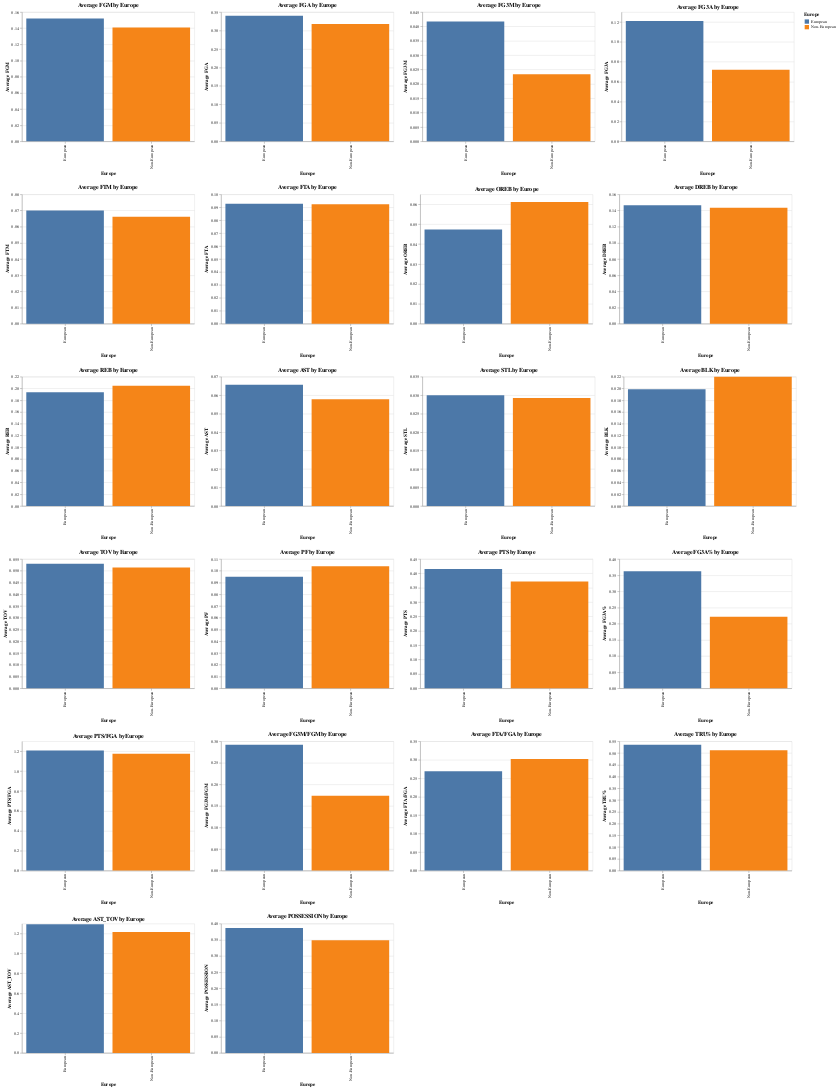

Notebook cell for this chart:
### Code cell
import altair as alt
import pandas as pd
import altair_saver


# Annahme: Sie haben zwei DataFrames: data_per_min_europe_regular und data_per_min_usa_regular

# Fügen Sie eine neue Spalte hinzu, um anzuzeigen, ob der Spieler Europäer ist oder nicht
europe_F_regular['Europe'] = 'European'
non_europe_F_regular['Europe'] = 'Non-European'

# Kombinieren Sie die beiden DataFrames
combined_df = pd.concat([europe_F_regular, non_europe_F_regular])

# Liste der Metriken, die geplottet werden sollen
metrics = ['FGM', 'FGA', 'FG3M', 'FG3A', 'FTM', 'FTA', 
           'OREB', 'DREB', 'REB', 'AST', 'STL', 'BLK', 'TOV', 
           'PF', 'PTS', 'FG3A%', 'PTS/FGA', 'FG3M/FGM', 'FTA/FGA', 
           'TRU%', 'AST_TOV', 'POSSESSION']

# Liste zum Speichern der Diagramme
charts = []

# Einen Bruchteil des kombinierten DataFrame auswählen
sampled_df = combined_df.sample(frac=0.5)  # Passen Sie den Bruchteil bei Bedarf an

# Für jede Metrik ein gruppiertes Balkendiagramm erstellen und die Diagramme in eine Liste speichern
for metric in metrics:
    chart = alt.Chart(sampled_df).mark_bar().encode(
        x=alt.X('Europe:N', title='Europe'),
        y=alt.Y(f'mean({metric}):Q', title=f'Average {metric}'),
        color=alt.Color('Europe:N', legend=alt.Legend(title='Europe'))
    ).properties(
        title=f'Average {metric} by Europe',
        width=400,
        height=300
    )
    charts.append(chart)

# Diagramme in sechs Zeilen stapeln
alt_row = alt.vconcat(*[alt.hconcat(*charts[i:i+4]) for i in range(0, len(charts), 4)])

# Die Diagramme anzeigen
alt_row

### Figure 1 — Vega-Lite specification as saved in the notebook (floating-point values rounded to 4 significant figures; data arrays with more than 128 entries replaced by an {"elided": "..."} marker saying what was removed)
{"config": {"view": {"continuousWidth": 300, "continuousHeight": 300}}, "vconcat": [{"hconcat": [{"mark": {"type": "bar"}, "encoding": {"color": {"field": "Europe", "legend": {"title": "Europe"}, "type": "nominal"}, "x": {"field": "Europe", "title": "Europe", "type": "nominal"}, "y": {"aggregate": "mean", "field": "FGM", "title": "Average FGM", "type": "quantitative"}}, "height": 300, "title": "Average FGM by Europe", "width": 400}, {"mark": {"type": "bar"}, "encoding": {"color": {"field": "Europe", "legend": {"title": "Europe"}, "type": "nominal"}, "x": {"field": "Europe", "title": "Europe", "type": "nominal"}, "y": {"aggregate": "mean", "field": "FGA", "title": "Average FGA", "type": "quantitative"}}, "height": 300, "title": "Average FGA by Europe", "width": 400}, {"mark": {"type": "bar"}, "encoding": {"color": {"field": "Europe", "legend": {"title": "Europe"}, "type": "nominal"}, "x": {"field": "Europe", "title": "Europe", "type": "nominal"}, "y": {"aggregate": "mean", "field": "FG3M", "title": "Average FG3M", "type": "quantitative"}}, "height": 300, "title": "Average FG3M by Europe", "width": 400}, {"mark": {"type": "bar"}, "encoding": {"color": {"field": "Europe", "legend": {"title": "Europe"}, "type": "nominal"}, "x": {"field": "Europe", "title": "Europe", "type": "nominal"}, "y": {"aggregate": "mean", "field": "FG3A", "title": "Average FG3A", "type": "quantitative"}}, "height": 300, "title": "Average FG3A by Europe", "width": 400}]}, {"hconcat": [{"mark": {"type": "bar"}, "encoding": {"color": {"field": "Europe", "legend": {"title": "Europe"}, "type": "nominal"}, "x": {"field": "Europe", "title": "Europe", "type": "nominal"}, "y": {"aggregate": "mean", "field": "FTM", "title": "Average FTM", "type": "quantitative"}}, "height": 300, "title": "Average FTM by Europe", "width": 400}, {"mark": {"type": "bar"}, "encoding": {"color": {"field": "Europe", "legend": {"title": "Europe"}, "type": "nominal"}, "x": {"field": "Europe", "title": "Europe", "type": "nominal"}, "y": {"aggregate": "mean", "field": "FTA", "title": "Average FTA", "type": "quantitative"}}, "height": 300, "title": "Average FTA by Europe", "width": 400}, {"mark": {"type": "bar"}, "encoding": {"color": {"field": "Europe", "legend": {"title": "Europe"}, "type": "nominal"}, "x": {"field": "Europe", "title": "Europe", "type": "nominal"}, "y": {"aggregate": "mean", "field": "OREB", "title": "Average OREB", "type": "quantitative"}}, "height": 300, "title": "Average OREB by Europe", "width": 400}, {"mark": {"type": "bar"}, "encoding": {"color": {"field": "Europe", "legend": {"title": "Europe"}, "type": "nominal"}, "x": {"field": "Europe", "title": "Europe", "type": "nominal"}, "y": {"aggregate": "mean", "field": "DREB", "title": "Average DREB", "type": "quantitative"}}, "height": 300, "title": "Average DREB by Europe", "width": 400}]}, {"hconcat": [{"mark": {"type": "bar"}, "encoding": {"color": {"field": "Europe", "legend": {"title": "Europe"}, "type": "nominal"}, "x": {"field": "Europe", "title": "Europe", "type": "nominal"}, "y": {"aggregate": "mean", "field": "REB", "title": "Average REB", "type": "quantitative"}}, "height": 300, "title": "Average REB by Europe", "width": 400}, {"mark": {"type": "bar"}, "encoding": {"color": {"field": "Europe", "legend": {"title": "Europe"}, "type": "nominal"}, "x": {"field": "Europe", "title": "Europe", "type": "nominal"}, "y": {"aggregate": "mean", "field": "AST", "title": "Average AST", "type": "quantitative"}}, "height": 300, "title": "Average AST by Europe", "width": 400}, {"mark": {"type": "bar"}, "encoding": {"color": {"field": "Europe", "legend": {"title": "Europe"}, "type": "nominal"}, "x": {"field": "Europe", "title": "Europe", "type": "nominal"}, "y": {"aggregate": "mean", "field": "STL", "title": "Average STL", "type": "quantitative"}}, "height": 300, "title": "Average STL by Europe", "width": 400}, {"mark": {"type": "bar"}, "encoding": {"color": {"field": "Europe", "legend": {"title": "Europe"}, "type": "nominal"}, "x": {"field": "Europe", "title": "Europe", "type": "nominal"}, "y": {"aggregate": "mean", "field": "BLK", "title": "Average BLK", "type": "quantitative"}}, "height": 300, "title": "Average BLK by Europe", "width": 400}]}, {"hconcat": [{"mark": {"type": "bar"}, "encoding": {"color": {"field": "Europe", "legend": {"title": "Europe"}, "type": "nominal"}, "x": {"field": "Europe", "title": "Europe", "type": "nominal"}, "y": {"aggregate": "mean", "field": "TOV", "title": "Average TOV", "type": "quantitative"}}, "height": 300, "title": "Average TOV by Europe", "width": 400}, {"mark": {"type": "bar"}, "encoding": {"color": {"field": "Europe", "legend": {"title": "Europe"}, "type": "nominal"}, "x": {"field": "Europe", "title": "Europe", "type": "nominal"}, "y": {"aggregate": "mean", "field": "PF", "title": "Average PF", "type": "quantitative"}}, "height": 300, "title": "Average PF by Europe", "width": 400}, {"mark": {"type": "bar"}, "encoding": {"color": {"field": "Europe", "legend": {"title": "Europe"}, "type": "nominal"}, "x": {"field": "Europe", "title": "Europe", "type": "nominal"}, "y": {"aggregate": "mean", "field": "PTS", "title": "Average PTS", "type": "quantitative"}}, "height": 300, "title": "Average PTS by Europe", "width": 400}, {"mark": {"type": "bar"}, "encoding": {"color": {"field": "Europe", "legend": {"title": "Europe"}, "type": "nominal"}, "x": {"field": "Europe", "title": "Europe", "type": "nominal"}, "y": {"aggregate": "mean", "field": "FG3A%", "title": "Average FG3A%", "type": "quantitative"}}, "height": 300, "title": "Average FG3A% by Europe", "width": 400}]}, {"hconcat": [{"mark": {"type": "bar"}, "encoding": {"color": {"field": "Europe", "legend": {"title": "Europe"}, "type": "nominal"}, "x": {"field": "Europe", "title": "Europe", "type": "nominal"}, "y": {"aggregate": "mean", "field": "PTS/FGA", "title": "Average PTS/FGA", "type": "quantitative"}}, "height": 300, "title": "Average PTS/FGA by Europe", "width": 400}, {"mark": {"type": "bar"}, "encoding": {"color": {"field": "Europe", "legend": {"title": "Europe"}, "type": "nominal"}, "x": {"field": "Europe", "title": "Europe", "type": "nominal"}, "y": {"aggregate": "mean", "field": "FG3M/FGM", "title": "Average FG3M/FGM", "type": "quantitative"}}, "height": 300, "title": "Average FG3M/FGM by Europe", "width": 400}, {"mark": {"type": "bar"}, "encoding": {"color": {"field": "Europe", "legend": {"title": "Europe"}, "type": "nominal"}, "x": {"field": "Europe", "title": "Europe", "type": "nominal"}, "y": {"aggregate": "mean", "field": "FTA/FGA", "title": "Average FTA/FGA", "type": "quantitative"}}, "height": 300, "title": "Average FTA/FGA by Europe", "width": 400}, {"mark": {"type": "bar"}, "encoding": {"color": {"field": "Europe", "legend": {"title": "Europe"}, "type": "nominal"}, "x": {"field": "Europe", "title": "Europe", "type": "nominal"}, "y": {"aggregate": "mean", "field": "TRU%", "title": "Average TRU%", "type": "quantitative"}}, "height": 300, "title": "Average TRU% by Europe", "width": 400}]}, {"hconcat": [{"mark": {"type": "bar"}, "encoding": {"color": {"field": "Europe", "legend": {"title": "Europe"}, "type": "nominal"}, "x": {"field": "Europe", "title": "Europe", "type": "nominal"}, "y": {"aggregate": "mean", "field": "AST_TOV", "title": "Average AST_TOV", "type": "quantitative"}}, "height": 300, "title": "Average AST_TOV by Europe", "width": 400}, {"mark": {"type": "bar"}, "encoding": {"color": {"field": "Europe", "legend": {"title": "Europe"}, "type": "nominal"}, "x": {"field": "Europe", "title": "Europe", "type": "nominal"}, "y": {"aggregate": "mean", "field": "POSSESSION", "title": "Average POSSESSION", "type": "quantitative"}}, "height": 300, "title": "Average POSSESSION by Europe", "width": 400}]}], "data": {"name": "data-adfed16754ce8209692b91997be03a33"}, "$schema": "https://vega.github.io/schema/vega-lite/v5.8.0.json", "datasets": {"data-adfed16754ce8209692b91997be03a33": {"elided": "2526 records"}}}
